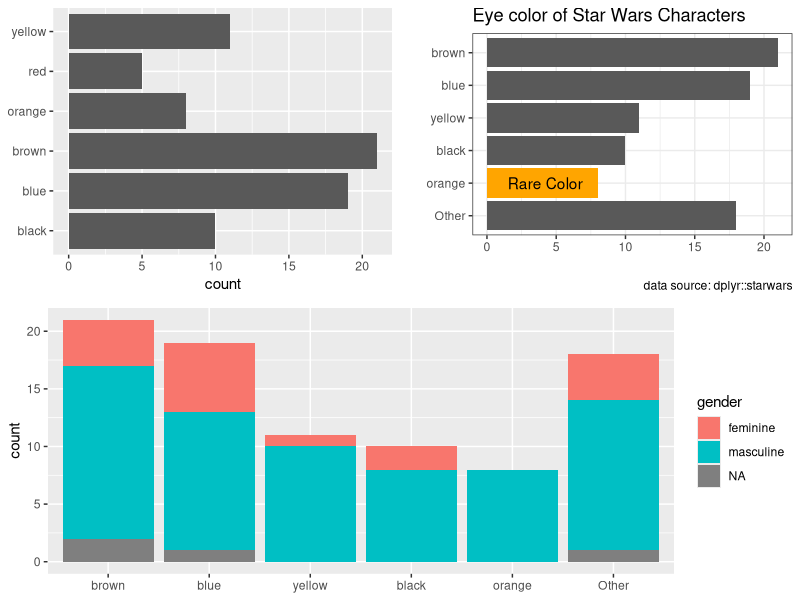

This figure's R source: (Note: this script raises an error after producing the figure.)
## ---- chunk 1
options(htmltools.dir.version = FALSE)
## ---- chunk 2
library(tidyverse)
library(ggpubr)
plot1 <- ggplot(data = fct_count(starwars$eye_color, sort = T) %>% head(6), aes(x = f, y = n)) +
  geom_col() +
  coord_flip() +
  xlab(NULL) +
  ylab("count")

plot2 <- ggplot(data = starwars, ) +
  geom_bar(aes(x = fct_rev(fct_lump(fct_infreq(eye_color), n = 5)))) +
  geom_bar(data = starwars %>% filter(eye_color == "orange"), aes(eye_color), fill = "orange") +
  annotate("text", label = "Rare Color", x = 2, y = 4.2) +
  coord_flip() +
  labs(title = "Eye color of Star Wars Characters",
       x = "", y = "",
       caption = "data source: dplyr::starwars") +
  theme_bw()
  

plot3 <- ggplot(data = starwars, aes(x = fct_lump(fct_infreq(eye_color), n = 5))) +
  geom_bar(aes(fill = gender)) +
  xlab(NULL)

ggarrange(ggarrange(plot1, plot2, ncol = 2), 
          plot3, nrow =2)


## ---- chunk 3
knitr::include_graphics('Expanding-Brain_tidyverse.jpg')
## ---- chunk 4
knitr::include_graphics('https://d33wubrfki0l68.cloudfront.net/9a23d664f0f49bc2ef8e78bed6277dd48bd2b96d/af132/diagrams/rstudio-console.png')
## ---- chunk 5
knitr::include_graphics('https://bookdown.org/yihui/rmarkdown/images/notebook-preview.png')
## ---- chunk 6
knitr::include_graphics('../images/filter_by_rows.svg')
## ---- chunk 7
knitr::include_graphics('../images/arrange_rows.svg')
## ---- chunk 8
knitr::include_graphics('../images/select.svg')
## ---- chunk 9
knitr::include_graphics('../images/mutate.svg')
